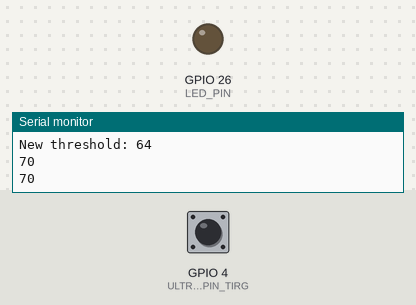
Recording of a sketch running on a simulated ESP32. On the bench: output pins drawn as LEDs (lit = HIGH), the last lines printed to the serial monitor. The inputs (shaded band) are chosen by the test bench; at power-on: GPIO 4 (ULTRASONIC_PIN_TIRG) HIGH. WiFi joins after 1.5 s; servers stay silent unless stated; I2S audio is not simulated (input reads silence); storage starts empty.

Above: at 11.2 s.
11.3 s: GPIO 4 (ULTRASONIC_PIN_TIRG) pulled LOW for 1 s
At 12.85 s:
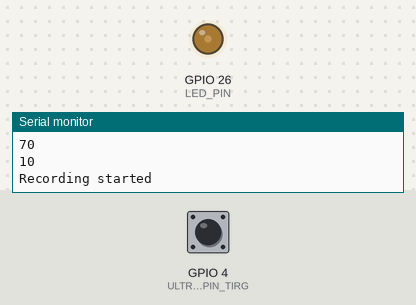
At 13.47 s:
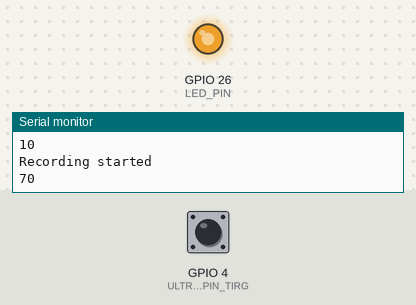
Timing chart, 0 to 17.1 s (numbered marks = the images above; inputs shaded):
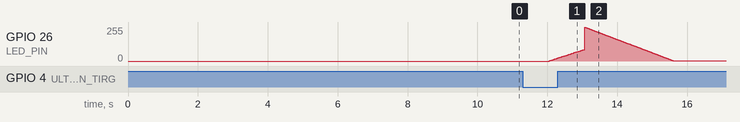

Measured:
- after the input at 11.3 s, GPIO 26 (LED_PIN): rises from 0/255 to 255/255 in 1.0 s, then falls to 1/255 in 2.5 s

The sketch:

alte.ino
```cpp
#include "Arduino.h"
#include <FS.h>
#include "Wav.h"
#include "I2S.h"
#include <SD.h>
#include <HTTPClient.h>
#include <WiFi.h>

#define LED_PIN 26

//comment the first line and uncomment the second if you use MAX9814
//#define I2S_MODE I2S_MODE_RX
#define I2S_MODE I2S_MODE_ADC_BUILT_IN

const int record_time = 10;  // second
String filename = "/sound.wav";

const int headerSize = 44;
const int numCommunicationData = 8000;
const int numPartWavData = numCommunicationData / 4;
byte header[headerSize];
char communicationData[numCommunicationData];
char partWavData[numPartWavData];
File file;
String formData;

bool isRecording = false;
unsigned long timeRecordingStart = 0;
unsigned long timeRecordingEnd = 0;

#define ULTRASONIC_PIN_TIRG 4
#define ULTRASONIC_PIN_ECHO 16
bool isSensorOn = false;

int ledValue = 0;
float timeoutLedFade = 3000;

#define SEND_FILE_HOST "atra-bce32f116e3f.herokuapp.com"
#define SEND_FILE_PAHT "/alte"
#define SEND_FILE_PORT 80

#define WIFI_NAME "tasty.space"
#define WIFI_PASSWORD "spaceisnull"

void setup() {
  Serial.begin(115200);
  if (!SD.begin(15)) Serial.println("SD begin failed");
  // while (!SD.begin(15)) {
  //   Serial.print(".");
  //   delay(500);
  // }
  I2S_Init(I2S_MODE, I2S_BITS_PER_SAMPLE_32BIT);

  // pin is dimming with pwm
  ledcAttach(LED_PIN, 5000, 8);

  // proximity sensor
  pinMode(ULTRASONIC_PIN_TIRG, OUTPUT);
  pinMode(ULTRASONIC_PIN_ECHO, INPUT);

  // connect to WIFI
  WiFi.begin(WIFI_NAME, WIFI_PASSWORD);

  // adjust sensor threshold
  adjustSensorThreshold();
}

void startRecording() {
  isRecording = true;
  timeRecordingStart = millis();

  filename = "/sound" + String(timeRecordingStart) + ".wav";

  // open file
  file = SD.open(filename, FILE_WRITE);
  if (!file) return;

  // write header
  CreateWavHeader(header, 0, 44100, 2);
  file.write((const byte *)header, headerSize);
}

void endRecording() {
  isRecording = false;
  timeRecordingEnd = millis();
  unsigned long waveDataSize = file.size() - headerSize;
  file.seek(0);
  CreateWavHeader(header, waveDataSize, 8400, 2);
  file.write((const byte *)header, headerSize);
  file.close();

  // timeDiff = millis() - timeRecordingStart;

  // if (timeDiff > record_time * 1000) {
  //   upload_file();
  // }


}

unsigned long lastSensorCheckTime = 0;
const int sensorCheckInterval = 1000;
const int touchPin = T0; // Use GPIO 4 (T0)
int threshold = 65; // Adjust based on testing

void adjustSensorThreshold() { // median for first 10 seconds
  int sum = 0;
  for (int i = 0; i < 10; i++) {
      sum += touchRead(touchPin);
      delay(1000);
  }
  threshold = sum / 10 * .92;
  Serial.print("New threshold: ");
  Serial.println(threshold);
}

void checkSensor(){
  if (millis() - lastSensorCheckTime < sensorCheckInterval) return;
  lastSensorCheckTime = millis();
  int touchValue = touchRead(touchPin); // Read capacitance
  Serial.println(touchValue);
  if(touchValue < threshold) {
    isSensorOn = true;
  } else {
    isSensorOn = false;
  }
}

void loop() {
  checkSensor();

  if (isRecording) {
    // read from i2s, write to file
    I2S_Read(communicationData, numCommunicationData);
    for (int i = 0; i < numCommunicationData / 8; ++i) {
      partWavData[2 * i] = communicationData[8 * i + 2];
      partWavData[2 * i + 1] = communicationData[8 * i + 3];
    }
    file.write((const byte *)partWavData, numPartWavData);

    // fade led
    ledValue = (millis() - timeRecordingStart) / timeoutLedFade * 255;
    if(ledValue > 255) ledValue = 255;
    ledcWrite(LED_PIN, ledValue);

    if (!isSensorOn) {
      // fade out led with delay
      for(int i = 0; i < 255; i++) {
        ledcWrite(LED_PIN, 255 - i);
        delay(10);
      }
      endRecording();
      Serial.println("Recording ended");
    }
  } else {
    if (isSensorOn) {  // sensor is on
      startRecording();
      Serial.println("Recording started");
    }
  }
}

void upload_file() {
  file = SD.open(filename, FILE_READ);

  // Clear formData string
  formData = "";

  // Get file size
  int fileSize = file.size();
  int numIterations = fileSize / 4096;
  if (fileSize % 4096 != 0) {
    numIterations++;  // Add one more iteration for the remaining bytes
  }

  Serial.print("File size in bytes: ");
  Serial.println(fileSize);
  Serial.print("Number of iterations: ");
  Serial.println(numIterations);

  // Connect to server
  WiFiClient client;
  if (!client.connect(SEND_FILE_HOST, SEND_FILE_PORT)) {
    Serial.println("Connection failed");
    return;
  }

  String boundary = "----boundary29348---";
  String fileName = "file.wav";

  formData += "--" + boundary + "\r\n";
  formData += "Content-Disposition: form-data; name=\"file\"; filename=\"" + fileName + "\"\r\n";
  formData += "Content-Type: audio/wav\r\n\r\n";

  String footer = "\r\n--" + boundary + "--\r\n";

  int contentLength = formData.length() + file.size() + footer.length();

  // Send POST request with Content-Length header
  client.print("POST /alte HTTP/1.1\r\n");
  client.print("Host: " + String(SEND_FILE_HOST) + "\r\n");
  client.print("Cache-Control: no-cache\r\n");
  client.print("Content-Type: multipart/form-data; boundary=" + boundary + "\r\n");
  client.print("Content-Length: " + String(contentLength) + "\r\n\r\n");

  // Send form data
  client.print(formData);

  // Send file content
  const int bufferSize = 4096;
  byte buffer[bufferSize];
  int bytesRead = 0;

  int z = 0;
  Serial.println(fileName);
  while (file.available()) {
    bytesRead = file.readBytes((char *)buffer, bufferSize);
    client.write(buffer, bytesRead);
    z++;
    Serial.print(z);
    Serial.print(" ");
  }
  file.close();
  Serial.println();
  Serial.println(z);
  // Send footer
  client.print(footer);

  String line = client.readStringUntil('{');
  Serial.println(line);

  String serverRes = client.readStringUntil('}');
  Serial.println("Server response: " + serverRes);

  client.stop();

  file.close();
}
```

I2S.cpp
```cpp
#include "I2S.h"

void I2S_Init(i2s_mode_t MODE, i2s_bits_per_sample_t BPS)
{
  i2s_config_t i2s_config = {
      .mode = (i2s_mode_t)(I2S_MODE_MASTER | I2S_MODE_RX | I2S_MODE_TX | I2S_MODE_DAC_BUILT_IN | I2S_MODE_ADC_BUILT_IN),
      .sample_rate = SAMPLE_RATE,
      .bits_per_sample = BPS,
      .channel_format = I2S_CHANNEL_FMT_RIGHT_LEFT,
      .communication_format = (i2s_comm_format_t)(I2S_COMM_FORMAT_I2S | I2S_COMM_FORMAT_I2S_MSB),
      .intr_alloc_flags = 0,
      .dma_buf_count = 16,
      .dma_buf_len = 60
    };
  if (MODE == I2S_MODE_RX || MODE == I2S_MODE_TX) {
    Serial.println("using I2S_MODE");
    i2s_pin_config_t pin_config;
    pin_config.bck_io_num = PIN_I2S_BCLK;
    pin_config.ws_io_num = PIN_I2S_LRC;
    if (MODE == I2S_MODE_RX) {
      pin_config.data_out_num = I2S_PIN_NO_CHANGE;
      pin_config.data_in_num = PIN_I2S_DIN;
    }
    else if (MODE == I2S_MODE_TX) {
      pin_config.data_out_num = PIN_I2S_DOUT;
      pin_config.data_in_num = I2S_PIN_NO_CHANGE;
    }

    i2s_driver_install(I2S_NUM_0, &i2s_config, 0, NULL);
    i2s_set_pin(I2S_NUM_0, &pin_config);
    i2s_set_clk(I2S_NUM_0, SAMPLE_RATE, BPS, I2S_CHANNEL_STEREO);
  }
  else if (MODE == I2S_MODE_DAC_BUILT_IN || MODE == I2S_MODE_ADC_BUILT_IN) {
    Serial.println("using ADC_builtin");
    i2s_driver_install(I2S_NUM_0, &i2s_config, 0, NULL);
    // GPIO36, VP
    i2s_set_adc_mode(ADC_UNIT_1, ADC1_CHANNEL_0);
  }
}

int I2S_Read(char *data, int numData)
{
  size_t bytes_read;
  i2s_read(I2S_NUM_0, (void *)data, numData, &bytes_read, portMAX_DELAY);
  return bytes_read;
}

void I2S_Write(char *data, int numData)
{
  size_t bytes_written;
  i2s_write(I2S_NUM_0, (const char *)data, numData, &bytes_written, portMAX_DELAY);
}
```

I2S.h
```cpp
#include <Arduino.h>
#include "freertos/FreeRTOS.h"
#include "freertos/task.h"
#include "driver/i2s.h"
#include "esp_system.h"
#define SAMPLE_RATE (44100)
#define PIN_I2S_BCLK 26
#define PIN_I2S_LRC 22
#define PIN_I2S_DIN 34
#define PIN_I2S_DOUT 25

// This I2S specification :
//  -   LRC high is channel 2 (right).
//  -   LRC signal transitions once each word.
//  -   DATA is valid on the CLOCK rising edge.
//  -   Data bits are MSB first.
//  -   DATA bits are left-aligned with respect to LRC edge.
//  -   DATA bits are right-shifted by one with respect to LRC edges.
//        It's valid for ADMP441 (microphone) and MAX98357A (speaker).
//        It's not valid for SPH0645LM4H(microphone) and WM8960(microphon/speaker).
//
//  -   44100Hz
//  -   stereo

/// @parameter MODE : I2S_MODE_RX or I2S_MODE_TX
/// @parameter BPS : I2S_BITS_PER_SAMPLE_16BIT or I2S_BITS_PER_SAMPLE_32BIT
void I2S_Init(i2s_mode_t MODE, i2s_bits_per_sample_t BPS);

/// I2S_Read() for I2S_MODE_RX
/// @parameter data: pointer to buffer
/// @parameter numData: buffer size
/// @return Number of bytes read
int I2S_Read(char* data, int numData);

/// I2S_Write() for I2S_MODE_TX
/// @param data: pointer to buffer
/// @param numData: buffer size
void I2S_Write(char* data, int numData);
```

Wav.cpp
```cpp
#include "Wav.h"

void CreateWavHeader(byte* header, int waveDataSize, int sampleRate, int numChannels){
  header[0] = 'R';
  header[1] = 'I';
  header[2] = 'F';
  header[3] = 'F';
  unsigned int fileSizeMinus8 = waveDataSize + 44 - 8;
  header[4] = (byte)(fileSizeMinus8 & 0xFF);
  header[5] = (byte)((fileSizeMinus8 >> 8) & 0xFF);
  header[6] = (byte)((fileSizeMinus8 >> 16) & 0xFF);
  header[7] = (byte)((fileSizeMinus8 >> 24) & 0xFF);
  header[8] = 'W';
  header[9] = 'A';
  header[10] = 'V';
  header[11] = 'E';
  header[12] = 'f';
  header[13] = 'm';
  header[14] = 't';
  header[15] = ' ';
  header[16] = 0x10;  // linear PCM
  header[17] = 0x00;
  header[18] = 0x00;
  header[19] = 0x00;
  header[20] = 0x01;  // linear PCM
  header[21] = 0x00;
  header[22] = (byte)(numChannels & 0xFF);  // number of channels
  header[23] = (byte)((numChannels >> 8) & 0xFF);
  header[24] = (byte)(sampleRate & 0xFF);  // sampling rate
  header[25] = (byte)((sampleRate >> 8) & 0xFF);
  header[26] = (byte)((sampleRate >> 16) & 0xFF);
  header[27] = (byte)((sampleRate >> 24) & 0xFF);
  unsigned int byteRate = sampleRate * numChannels;  // Byte/sec
  header[28] = (byte)(byteRate & 0xFF);
  header[29] = (byte)((byteRate >> 8) & 0xFF);
  header[30] = (byte)((byteRate >> 16) & 0xFF);
  header[31] = (byte)((byteRate >> 24) & 0xFF);
  header[32] = (byte)(numChannels * 2);  // block align
  header[33] = 0x00;
  header[34] = 0x10;  // 16bit
  header[35] = 0x00;
  header[36] = 'd';
  header[37] = 'a';
  header[38] = 't';
  header[39] = 'a';
  header[40] = (byte)(waveDataSize & 0xFF);
  header[41] = (byte)((waveDataSize >> 8) & 0xFF);
  header[42] = (byte)((waveDataSize >> 16) & 0xFF);
  header[43] = (byte)((waveDataSize >> 24) & 0xFF);
}
```

Wav.h
```cpp
#include <Arduino.h>

// 16bit, monoral, 44100Hz,  linear PCM
void CreateWavHeader(byte* header, int waveDataSize, int sampleRate, int numChannels);  // size of header is 44
```
